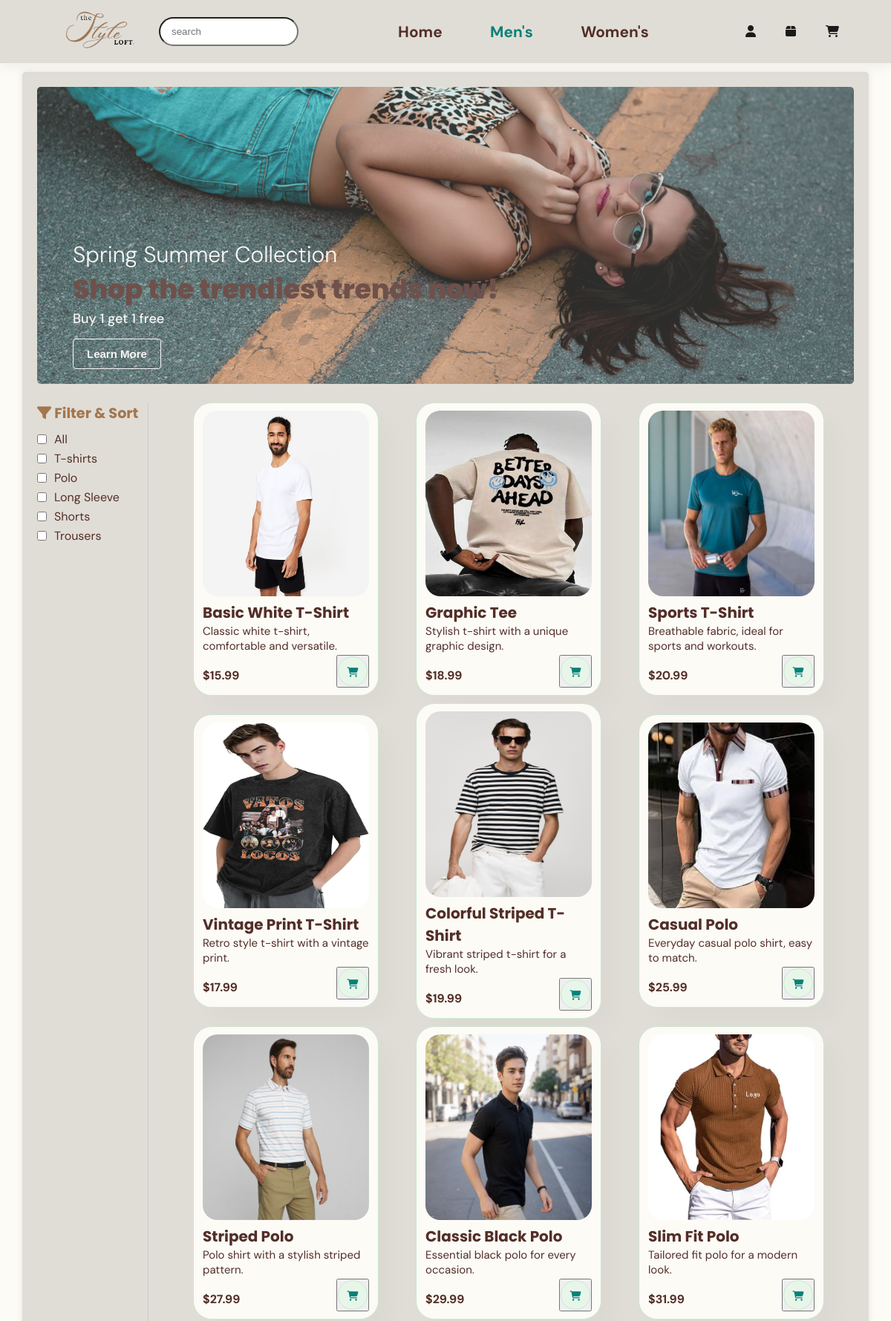
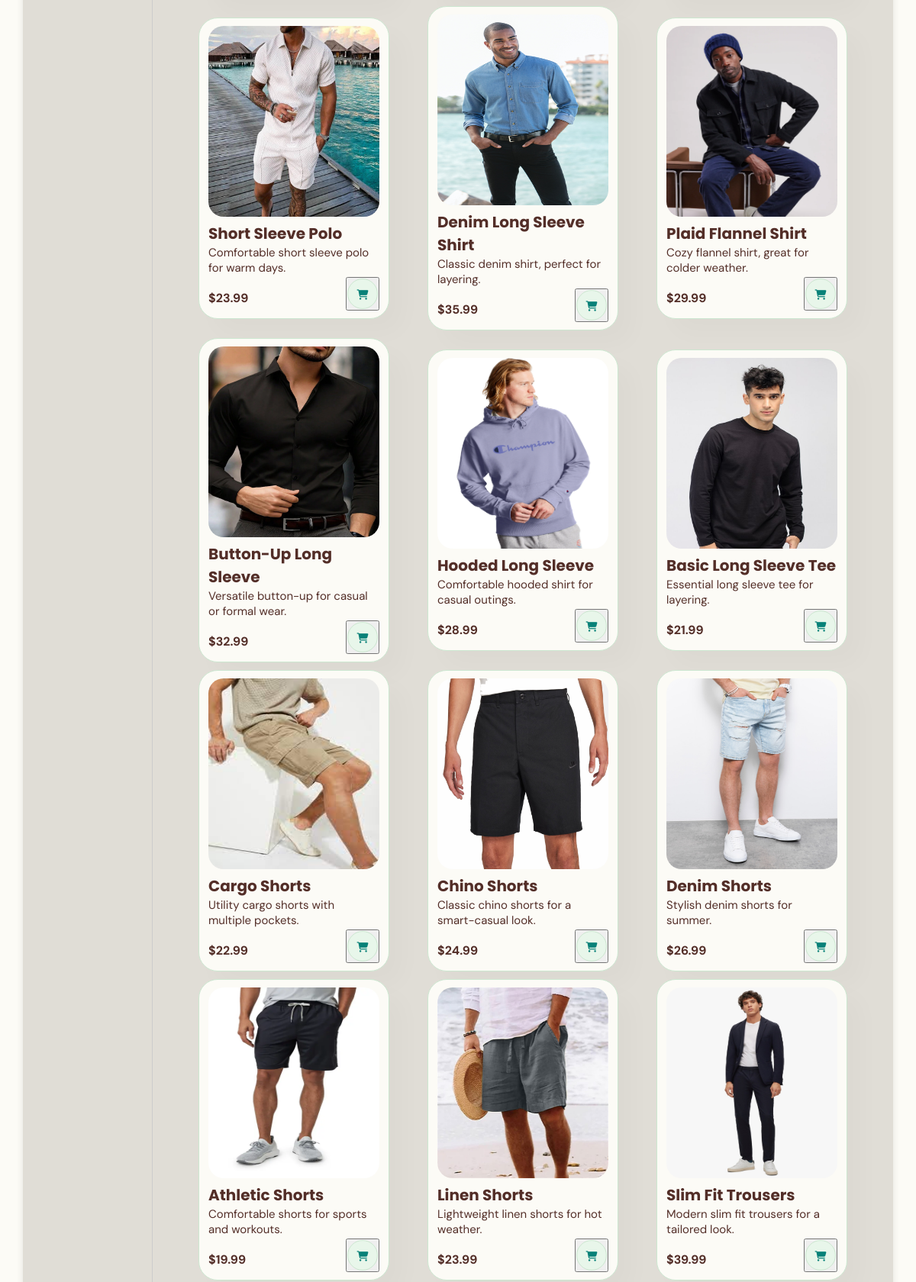
Page /src/mens.php (upper part) on the committed database (2 pictures, top to bottom).
### tables this page shows
CREATE TABLE products (
    productId INT PRIMARY KEY AUTO_INCREMENT,
    productName VARCHAR(100) NOT NULL,
    descrip TEXT,
    price DECIMAL(10, 2) NOT NULL,
    productImage VARCHAR(200) NOT NULL,

    categoryId INT,
    FOREIGN KEY (categoryId) REFERENCES categories(categoryId)
);

### src/mens.php (the view, shortened to what this page needs)
<!DOCTYPE html>
<html lang="en">
<head>
<link rel="stylesheet" href="../static/css/general.css">
<link rel="stylesheet" href="../static/css/men.css">
</head>
<body>
    <header>
        <div id="searchbar">
            <a href="#"><img src="../static/asset/image/logo.png" class="logo" alt="logo"></a>
            <input type="text" placeholder="search">
        </div>
        <div>
            <nav>
                <ul>
                    <li><a href="home.php">Home</a></li>
                    <li><a href="mens.php" class="active">Men's</a></li>
                    <li><a href="womens.php">Women's</a></li>
                </ul>
            </nav>
        </div>
        <div>
            <ul id="iconbar">
                <li><a href="userLogin.php"><i class="fa-solid fa-user"></i></a></li>
                <li><a href="orderTracking.php"><i class="fa-solid fa-box"></i></a></li>
                <li><a href="cart.php"><i class="fa-solid fa-cart-shopping"></i></a></li>
            </ul>
        </div>
    </header>
    <div id="wrapper">
        <div class="banner-box">
            <h4>Spring Summer Collection</h4>
            <h2>Shop the trendiest trends now!</h2>
            <span>Buy 1 get 1 free</span>
            <button>Learn More</button>
        </div>
        <div id="productsWrapper">
            <div id="filter">
                <h3><i class="fa-solid fa-filter"></i> Filter & Sort</h3>
                <form id="filter-sort">
                    <div class="filter-option">
                        <input type="checkbox" id="all" name="category" value="all">
                        <label for="all">All</label>
                    </div>
                    <div class="filter-option">
                        <input type="checkbox" id="tshirts" name="category" value="tshirts">
                        <label for="tshirts">T-shirts</label>
                    </div>
                    <div class="filter-option">
                        <input type="checkbox" id="polo" name="category" value="polo">
                        <label for="polo">Polo</label>
                    </div>
                    <div class="filter-option">
                        <input type="checkbox" id="longsleeve" name="category" value="longsleeve">
                        <label for="longsleeve">Long Sleeve</label>
                    </div>
                    <div class="filter-option">
                        <input type="checkbox" id="shorts" name="category" value="shorts">
                        <label for="shorts">Shorts</label>
                    </div>
                    <div class="filter-option">
                        <input type="checkbox" id="trousers" name="category" value="trousers">
                        <label for="trousers">Trousers</label>
                    </div>
                </form>
            </div>
            <div id="products">
                <?php
                    $db = new mysqli('localhost', 'root', '', 'myStyleLoft');
                    $query = "SELECT * FROM products";
                    $result = $db->query($query);
                    if ($result->num_rows > 0) {
                        while($product = $result->fetch_assoc()){
                            echo '<div class="productcard">';
                            echo '<img src="' . htmlspecialchars($product["productImage"]) . '" alt="' . htmlspecialchars($product["productName"]) . '">';
                            echo '<div class="description">';
                            echo '<h2>' . htmlspecialchars($product["productName"]) . '</h2>';
                            echo '<p>' . htmlspecialchars($product["descrip"]) . '</p>';
                            echo '</div>';
                            echo '<div id="testing">';
                            echo '<h4>$' . number_format($product["price"], 2) . '</h4>';
                            echo '<button><i class="fa-solid fa-cart-shopping cart"></i></button>';
                            echo '</div>';
                            echo '</div>';
                        }
                    } else {
                        echo "<p>No Products available</p>";
                    }
                    ?>
            </div>
        </div>
    </div>
</body>
</html>

### static/css/general.css (style rules this page uses)
* { margin: 0; padding: 0; box-sizing: border-box; }
body { font-family: 'DM Sans', sans-serif; color: #532e28; background-color: #fcfbf6; margin: 0; padding: 0; }
h2, h3 { font-family: 'Poppins', sans-serif; color: #a3764d; }
header { display: flex; align-items: center; justify-content: space-between; padding: 10px 50px; background-color: #E0DDD6; box-shadow: 0 5px 15px rgba(0, 0,0 , 0.06); z-index: 999; position: sticky; top: 0; left: 0; }
header img { height: 60px; padding: 0; margin: 0; }
#searchbar { display: flex; align-items: center; justify-content: center; gap: 20px; }
#searchbar img { border-radius: 50%; }
#searchbar input { width: 50%; padding: 10px 40px 10px 15px; border-radius: 25px; outline: none; }
#iconbar { display: flex; align-items: center; justify-content: center; }
#iconbar li { list-style: none; padding: 0 20px; position: relative; }
#iconbar li a { text-decoration: none; font-size: 16px; font-weight: 600; color: #1a1a1a; transition: 0.3s ease; }
nav { display: flex; text-align: center; justify-content: center; padding: 10px; }
nav li { list-style: none; display: inline; padding: 0 30px; position: relative; }
nav li a { text-decoration: none; font-size: 130%; font-weight: 700; color: #532e28; transition: 0.3s ease; }
nav li a:hover, nav li a.active { color: #088178; }
#wrapper { display: flex; flex-direction: column; min-height: 60vh; width: 95%; max-width: 1200px; min-width:600px; background-color: #e0ddd6; margin: 1% auto; padding: 20px; border-radius: 5px; box-shadow: 0px 0px 10px rgba(0, 0, 0, 0.1); }
#wrapper h2 { color: #532e28; }

### static/css/men.css (style rules this page uses)
.banner-box { display: flex; flex-direction: column; justify-content: flex-end; align-items: flex-start; text-align: left; background-image: url(../asset/image/styleloftbanner.jpg); opacity: 0.8; width: 100%; height: 50vh; background-size: cover; background-position: center; border-radius: 5px; padding: 0 0 20px 3em; }
.banner-box h4 { color: #fff; font-size: 30px; font-weight: 300; opacity: 1; }
.banner-box h2 { color: #fff; font-size: 36px; font-weight: 800; opacity: 1; }
.banner-box span { color: #fff; font-size: 18px; font-weight: 500; padding-bottom: 15px; opacity: 1; }
.banner-box button { font-size: 15px; font-weight: 600; padding: 11px 18px; color: #fff; background-color: transparent; border-radius: 4px; cursor: pointer; border: 1px solid #fff; outline: none; transition: 0.2s; opacity: 1; }
#productsWrapper { display: flex; width: 100%; margin-top: 25px; }
form { width: 100%; margin-right: 20px; height: 100vh; }
#filter { width: 20%; min-width: 150px; border-right: 1px solid #ccc; margin-bottom: 20px; }
#filter h3 { font-size: 1.2em; margin-bottom: 10px; }
.filter-option { display: flex; align-items: center; margin-bottom: 5px; }
.filter-option input[type="checkbox"] { margin-right: 10px; }
#products { display: flex; flex-wrap: wrap; justify-content: space-evenly; padding-left: 20px; margin: 0; align-items: center; gap: 10px }
.productcard { width: 23%; min-width: 250px; height: auto; padding: 10px 12px; background-color: #fcfbf6; border: 1px solid #cce7d0; border-radius: 25px; cursor: pointer; box-shadow: 20px 20px 30px rgba(0, 0, 0, 0.02); margin: 0; transition: 0.2s ease; position: relative; }
.productcard img { width: 100%; height: 250px; border-radius: 20px; }
.productcard i { color: #1a1a1a; transition: 0.3s ease; }
.productcard .description { text-align: start; padding: 2px 0; }
.productcard .description h2 { color: #606063; font-size: 20px; font-weight: 700; padding-bottom: 0px; }
.productcard .description p { font-size: 15px; }
.productcard #testing { display: flex; flex-direction: row; justify-content: space-between; align-items: center; }
.productcard h4 { font-weight: bold; padding-top: 10px; }
.productcard .cart { width: 40px; height: 40px; line-height: 40px; border-radius: 50px; background-color: #e8f6ea; color: #088178; text-align: center; border: 1px solid #cce7d0; }

### rows in the picture
products: productImage (picture), productName "Basic White T-Shirt", descrip "Classic white t-shirt, comfortable and versatile.", price "15.99"
products: productImage (picture), productName "Graphic Tee", descrip "Stylish t-shirt with a unique graphic design.", price "18.99"
products: productImage (picture), productName "Sports T-Shirt", descrip "Breathable fabric, ideal for sports and workouts.", price "20.99"
products: productImage (picture), productName "Vintage Print T-Shirt", descrip "Retro style t-shirt with a vintage print.", price "17.99"
products: productImage (picture), productName "Colorful Striped T-Shirt", descrip "Vibrant striped t-shirt for a fresh look.", price "19.99"
products: productImage (picture), productName "Casual Polo", descrip "Everyday casual polo shirt, easy to match.", price "25.99"
products: productImage (picture), productName "Striped Polo", descrip "Polo shirt with a stylish striped pattern.", price "27.99"
products: productImage (picture), productName "Classic Black Polo", descrip "Essential black polo for every occasion.", price "29.99"
products: productImage (picture), productName "Slim Fit Polo", descrip "Tailored fit polo for a modern look.", price "31.99"
products: productImage (picture), productName "Short Sleeve Polo", descrip "Comfortable short sleeve polo for warm days.", price "23.99"
products: productImage (picture), productName "Denim Long Sleeve Shirt", descrip "Classic denim shirt, perfect for layering.", price "35.99"
products: productImage (picture), productName "Plaid Flannel Shirt", descrip "Cozy flannel shirt, great for colder weather.", price "29.99"
products: productImage (picture), productName "Button-Up Long Sleeve", descrip "Versatile button-up for casual or formal wear.", price "32.99"
products: productImage (picture), productName "Hooded Long Sleeve", descrip "Comfortable hooded shirt for casual outings.", price "28.99"
products: productImage (picture), productName "Basic Long Sleeve Tee", descrip "Essential long sleeve tee for layering.", price "21.99"
products: productImage (picture), productName "Cargo Shorts", descrip "Utility cargo shorts with multiple pockets.", price "22.99"
products: productImage (picture), productName "Chino Shorts", descrip "Classic chino shorts for a smart-casual look.", price "24.99"
products: productImage (picture), productName "Denim Shorts", descrip "Stylish denim shorts for summer.", price "26.99"
products: productImage (picture), productName "Athletic Shorts", descrip "Comfortable shorts for sports and workouts.", price "19.99"
products: productImage (picture), productName "Linen Shorts", descrip "Lightweight linen shorts for hot weather.", price "23.99"
products: productImage (picture), productName "Slim Fit Trousers", descrip "Modern slim fit trousers for a tailored look.", price "39.99"
